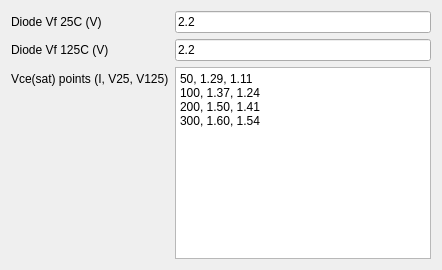
    <widget class="QWidget" name="tabPowerConduction">
     <attribute name="title">
      <string>Conduction</string>
     </attribute>
     <layout class="QFormLayout" name="formLayout_power_cond">
      <item row="0" column="0">
       <widget class="QLabel" name="labelDiodeVf25">
        <property name="text">
         <string>Diode Vf 25C (V)</string>
        </property>
       </widget>
      </item>
      <item row="0" column="1">
       <widget class="QLineEdit" name="diodeVf25">
        <property name="text">
         <string>2.2</string>
        </property>
       </widget>
      </item>
      <item row="1" column="0">
       <widget class="QLabel" name="labelDiodeVf125">
        <property name="text">
         <string>Diode Vf 125C (V)</string>
        </property>
       </widget>
      </item>
      <item row="1" column="1">
       <widget class="QLineEdit" name="diodeVf125">
        <property name="text">
         <string>2.2</string>
        </property>
       </widget>
      </item>
      <item row="2" column="0">
       <widget class="QLabel" name="labelVcePoints">
        <property name="text">
         <string>Vce(sat) points (I, V25, V125)</string>
        </property>
       </widget>
      </item>
      <item row="2" column="1">
       <widget class="QPlainTextEdit" name="vcePoints">
        <property name="plainText">
         <string>50, 1.29, 1.11
100, 1.37, 1.24
200, 1.50, 1.41
300, 1.60, 1.54</string>
        </property>
       </widget>
      </item>
     </layout>
    </widget>
